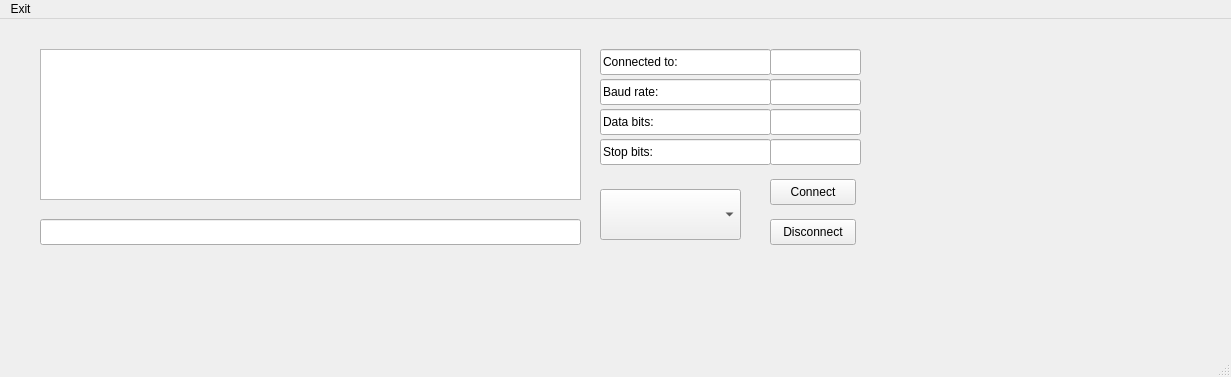
<?xml version="1.0" encoding="UTF-8"?>
<ui version="4.0">
 <class>MainWindow</class>
 <widget class="QMainWindow" name="MainWindow">
  <property name="geometry">
   <rect>
    <x>0</x>
    <y>0</y>
    <width>1231</width>
    <height>377</height>
   </rect>
  </property>
  <property name="mouseTracking">
   <bool>false</bool>
  </property>
  <property name="acceptDrops">
   <bool>false</bool>
  </property>
  <property name="windowTitle">
   <string>MainWindow</string>
  </property>
  <widget class="QWidget" name="centralwidget">
   <widget class="QComboBox" name="comboBox">
    <property name="geometry">
     <rect>
      <x>600</x>
      <y>170</y>
      <width>141</width>
      <height>51</height>
     </rect>
    </property>
   </widget>
   <widget class="QPushButton" name="pushButton">
    <property name="geometry">
     <rect>
      <x>770</x>
      <y>160</y>
      <width>86</width>
      <height>26</height>
     </rect>
    </property>
    <property name="text">
     <string>Connect</string>
    </property>
   </widget>
   <widget class="QPushButton" name="pushButton_2">
    <property name="geometry">
     <rect>
      <x>770</x>
      <y>200</y>
      <width>86</width>
      <height>26</height>
     </rect>
    </property>
    <property name="text">
     <string>Disconnect</string>
    </property>
   </widget>
   <widget class="QPlainTextEdit" name="plainTextEdit">
    <property name="geometry">
     <rect>
      <x>40</x>
      <y>30</y>
      <width>541</width>
      <height>151</height>
     </rect>
    </property>
    <property name="palette">
     <palette>
      <active>
       <colorrole role="WindowText">
        <brush brushstyle="SolidPattern">
         <color alpha="255">
          <red>38</red>
          <green>162</green>
          <blue>105</blue>
         </color>
        </brush>
       </colorrole>
      </active>
      <inactive>
       <colorrole role="WindowText">
        <brush brushstyle="SolidPattern">
         <color alpha="255">
          <red>38</red>
          <green>162</green>
          <blue>105</blue>
         </color>
        </brush>
       </colorrole>
      </inactive>
      <disabled/>
     </palette>
    </property>
    <property name="frameShape">
     <enum>QFrame::StyledPanel</enum>
    </property>
    <property name="frameShadow">
     <enum>QFrame::Plain</enum>
    </property>
    <property name="lineWidth">
     <number>2</number>
    </property>
    <property name="readOnly">
     <bool>true</bool>
    </property>
   </widget>
   <widget class="QLineEdit" name="lineEdit">
    <property name="geometry">
     <rect>
      <x>40</x>
      <y>200</y>
      <width>541</width>
      <height>26</height>
     </rect>
    </property>
    <property name="palette">
     <palette>
      <active>
       <colorrole role="WindowText">
        <brush brushstyle="SolidPattern">
         <color alpha="255">
          <red>46</red>
          <green>194</green>
          <blue>126</blue>
         </color>
        </brush>
       </colorrole>
      </active>
      <inactive>
       <colorrole role="WindowText">
        <brush brushstyle="SolidPattern">
         <color alpha="255">
          <red>46</red>
          <green>194</green>
          <blue>126</blue>
         </color>
        </brush>
       </colorrole>
      </inactive>
      <disabled/>
     </palette>
    </property>
    <property name="autoFillBackground">
     <bool>false</bool>
    </property>
    <property name="text">
     <string/>
    </property>
   </widget>
   <widget class="QLineEdit" name="lineEdit_2">
    <property name="geometry">
     <rect>
      <x>600</x>
      <y>30</y>
      <width>171</width>
      <height>26</height>
     </rect>
    </property>
    <property name="text">
     <string>Connected to:</string>
    </property>
    <property name="readOnly">
     <bool>true</bool>
    </property>
   </widget>
   <widget class="QLineEdit" name="lineEdit_3">
    <property name="geometry">
     <rect>
      <x>600</x>
      <y>60</y>
      <width>171</width>
      <height>26</height>
     </rect>
    </property>
    <property name="text">
     <string>Baud rate:</string>
    </property>
    <property name="readOnly">
     <bool>true</bool>
    </property>
   </widget>
   <widget class="QLineEdit" name="lineEdit_4">
    <property name="geometry">
     <rect>
      <x>600</x>
      <y>90</y>
      <width>171</width>
      <height>26</height>
     </rect>
    </property>
    <property name="text">
     <string>Data bits:</string>
    </property>
    <property name="readOnly">
     <bool>true</bool>
    </property>
   </widget>
   <widget class="QLineEdit" name="lineEdit_5">
    <property name="geometry">
     <rect>
      <x>600</x>
      <y>120</y>
      <width>171</width>
      <height>26</height>
     </rect>
    </property>
    <property name="text">
     <string>Stop bits:</string>
    </property>
    <property name="readOnly">
     <bool>true</bool>
    </property>
   </widget>
   <widget class="QLineEdit" name="lineEdit_6">
    <property name="geometry">
     <rect>
      <x>770</x>
      <y>30</y>
      <width>91</width>
      <height>26</height>
     </rect>
    </property>
    <property name="readOnly">
     <bool>true</bool>
    </property>
   </widget>
   <widget class="QLineEdit" name="lineEdit_7">
    <property name="geometry">
     <rect>
      <x>770</x>
      <y>60</y>
      <width>91</width>
      <height>26</height>
     </rect>
    </property>
    <property name="readOnly">
     <bool>true</bool>
    </property>
   </widget>
   <widget class="QLineEdit" name="lineEdit_8">
    <property name="geometry">
     <rect>
      <x>770</x>
      <y>90</y>
      <width>91</width>
      <height>26</height>
     </rect>
    </property>
    <property name="readOnly">
     <bool>true</bool>
    </property>
   </widget>
   <widget class="QLineEdit" name="lineEdit_9">
    <property name="geometry">
     <rect>
      <x>770</x>
      <y>120</y>
      <width>91</width>
      <height>26</height>
     </rect>
    </property>
    <property name="readOnly">
     <bool>true</bool>
    </property>
   </widget>
  </widget>
  <widget class="QMenuBar" name="menubar">
   <property name="geometry">
    <rect>
     <x>0</x>
     <y>0</y>
     <width>1231</width>
     <height>23</height>
    </rect>
   </property>
   <widget class="QMenu" name="menuExit">
    <property name="title">
     <string>Exit</string>
    </property>
   </widget>
   <addaction name="menuExit"/>
  </widget>
  <widget class="QStatusBar" name="statusbar"/>
 </widget>
 <resources/>
 <connections/>
</ui>
